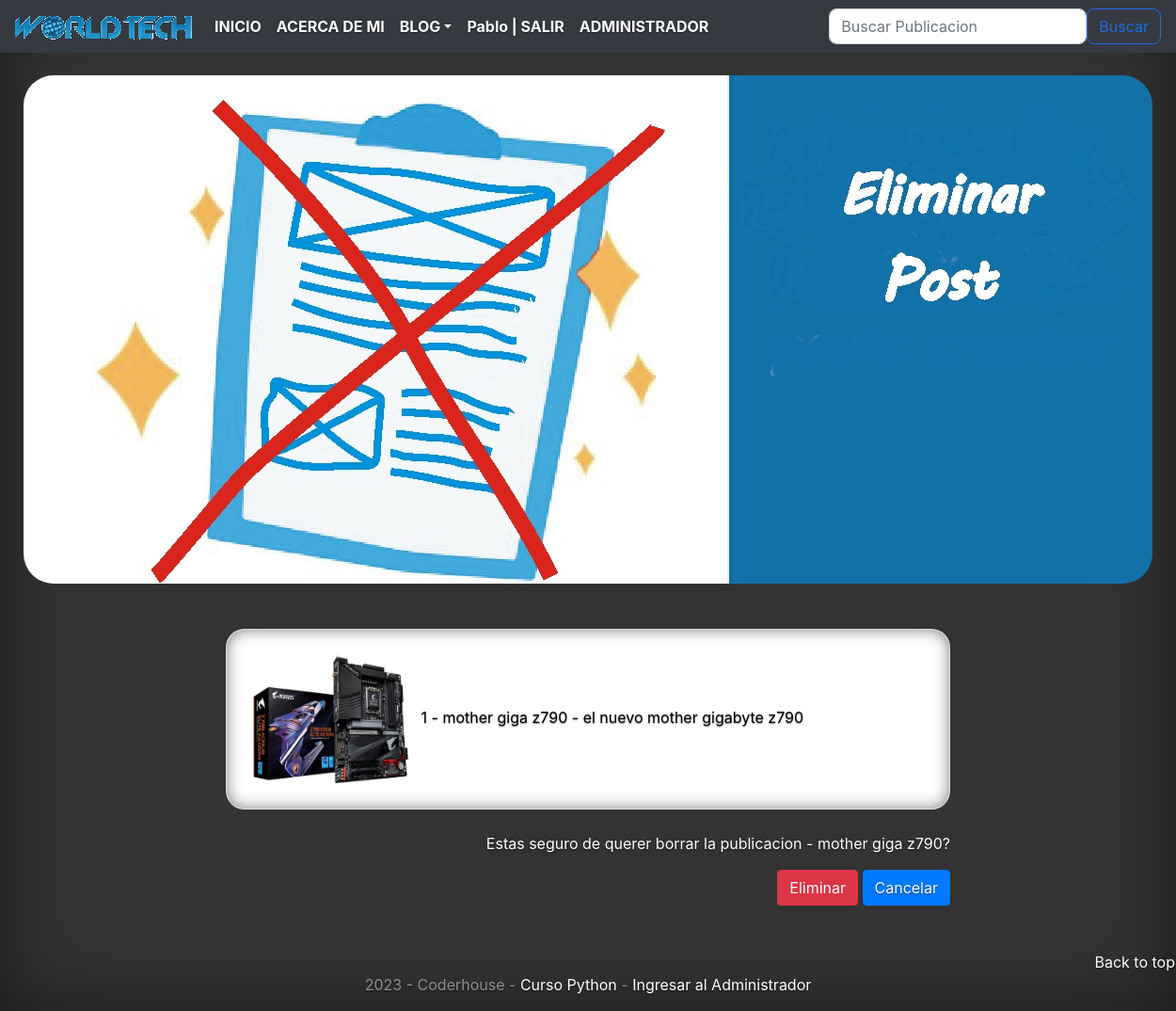
The page /eliminar/articulo/1/ (signed in) on the database its author committed.
### Worldtech/models.py (models this page shows, shortened)
class Articulo(models.Model):
    titulo_articulo = models.CharField(max_length = 100)
    autor = models.ForeignKey(to = User, on_delete = models.CASCADE, related_name ="Autor")
    fecha_de_creacion = models.DateTimeField(auto_now_add = True)
    imagen_principal = models.ImageField(upload_to = "publicaciones", null = True, blank = True)
    breve_descripcion = models.CharField(max_length = 200)
    descripcion_articulo_inicio = models.CharField(max_length = 1000)
    imagen_1_de_nota = models.ImageField(upload_to = "publicaciones", null = True, blank = True)
    descripcion_articulo_desarrollo = models.CharField(max_length = 1000)
    imagen_2_de_nota = models.ImageField(upload_to = "publicaciones", null = True, blank = True)
    descripcion_articulo_conclusion = models.CharField(max_length = 1000)
    @property
    def imagen_principal_url(self):
        return self.imagen_principal.url if self.imagen_principal else ''

### Worldtech/views.py (the view)
# urls.py: path('eliminar/articulo/<pk>/', ArticuloDelete.as_view(), name = "eliminar-articulo"),
class ArticuloDelete(LoginRequiredMixin, UserPassesTestMixin, DeleteView):
    model = Articulo
    context_object_name = "articulo"
    success_url = reverse_lazy("lista-articulos")
    def test_func(self):
        id_usuario = self.request.user.id
        id_articulo = self.kwargs.get("pk")
        return Articulo.objects.filter(autor = id_usuario, id = id_articulo).exists()

### Worldtech/templates/WorldTech/articulo_confirm_delete.html (shortened to what this page needs)
{% extends "Worldtech/base_navbar.html" %}
{% load static %}
{% block principal %}
<main role="main" class="inner cover">
    <div style="margin-top:40px">
        <br>
        <center><img src="{% static 'Worldtech/assets/img/eliminar.jpg' %}" alt="centered image" height="540" width="1200" style="border-radius: 2em;"> </center>
        <br>
        <br>
        <div class="d-flex justify-content-center">
            <div class="col-md-8" >
                <div class="card mb-4 box-shadow">
                    <div class="card-body">
                        <div class="card-text">
                            <img class="card-img" src="{{ articulo.imagen_principal_url }}" data-holder-rendered="true" style="height: 150px; width: 25%;">
                            {{articulo.id}} - {{articulo.titulo_articulo}} - {{articulo.breve_descripcion}}
                        </div>
                    </div>
                </div>
                <div class="text-right">
                    <p>Estas seguro de querer borrar la publicacion - {{articulo.titulo_articulo}}?</p>
                    <form method="post" style="right: auto;">
                        <input class = "btn btn-danger" type="submit" value="Eliminar">
                        <a class="btn btn-primary" href="{% url 'lista-articulos' %}">Cancelar</a>
                    </form>
                </div>
            </div>
        </div>
    </div>
</main>
{% endblock %}

### Worldtech/templates/WorldTech/base_navbar.html (shortened to what this page needs)
<!doctype html>
<html lang="en">
{% load static %}
  <head>
    <link href="{% static 'Worldtech/css/bootstrap.min.css' %}" rel="stylesheet">
    <link href="{% static 'Worldtech/css/cover.css' %}" rel="stylesheet">
    <link href="{% static 'Worldtech/css/flex.css' %}" rel="stylesheet">
  </head>
  <body class="text-left" >
    <div class="cover-container d-flex h-100 p-3 mx-auto flex-column">
      <header class="masthead mb-auto">
        <nav class="navbar navbar-expand-md navbar-dark fixed-top bg-dark">
            <a class="navbar-brand" href=""><img src="{% static 'Worldtech/assets/img/logotipo.png' %}"></a>
            <div class="collapse navbar-collapse" id="navbarsExampleDefault">
              <ul class="navbar-nav mr-auto">
                <li class="nav-item active">
                    <a class="nav-link" href="{% url 'index' %}">INICIO <span class="sr-only">(current)</span></a>
                </li>
                <li class="nav-item active">
                    <a class="nav-link" href="#">ACERCA DE MI</a>
                </li>
                <li class="nav-item dropdown">
                  <a class="nav-link dropdown-toggle active" href="http://example.com" id="dropdown01" data-toggle="dropdown" aria-haspopup="true" aria-expanded="false">BLOG</a>
                {% if user.is_authenticated %}
                </li>
                <li class="nav-item active">
                    <a class="nav-link" href="{% url 'logout' %}">{{ user.username }} | SALIR</a>
                </li>
                {% endif %}
                <li class="nav-item active">
                    <a class="nav-link" href="http://127.0.0.1:8000/admin">ADMINISTRADOR</a>
                </li>
              </ul>
                <form action = "{% url 'buscar-articulo' %}" class="d-flex">
                    <input class="form-control me-2" name = "criterio" type="search" style="border-radius: .5em" placeholder="Buscar Publicacion" aria-label="Search">
                    <button class="btn btn-outline-success" style="border-radius: .5em" type="submit">Buscar</button>
                </form>
            </div>
          </nav>
      </header>
      {% block principal %}{% endblock %}
        <br>
        <footer class="mastfoot mt-auto">
            <br>
            <div class="inner">
                <div class="text-right">
                    <a href="#top">Back to top</a>
                </div>
                <center><p>2023 - Coderhouse - <a href="https://coderhouse.com//online/python">Curso Python</a> - <a href="http://127.0.0.1:8000/admin">Ingresar al Administrador</a></p></center>
            </div>
          </footer>
    </div>
  </body>
</html>

### Worldtech/static/Worldtech/css/cover.css (style rules this page uses)
a, a:focus, a:hover { color: #fff; }
html, body { height: 100%; background-color: #333; }
body { display: -ms-flexbox; display: -webkit-box; display: flex; -ms-flex-pack: center; -webkit-box-pack: center; justify-content: center; color: #fff; text-shadow: 0 .05rem .1rem rgba(0, 0, 0, .5); box-shadow: inset 0 0 5rem rgba(0, 0, 0, .5); }
.cover-container { max-width: 90em; }
.masthead { margin-bottom: 2rem; }
.cover { padding: 0 1.5rem; }
.mastfoot { color: rgba(255, 255, 255, .5); }
.card-text { color: black; }
.card { position: relative; display: -webkit-box; display: -ms-flexbox; display: flex; -webkit-box-orient: vertical; -webkit-box-direction: normal; -ms-flex-direction: column; flex-direction: column; min-width: 0; word-wrap: break-word; background-color: #fff; background-clip: border-box; border: 1px solid rgba(0,0,0,.125); border-radius: 1.25rem; text-shadow: 0 0.05rem 0.1rem rgba(0, 0, 0, .5); box-shadow: inset 0 0 1rem rgba(0, 0, 0, .5); }
img { vertical-align: middle; border-style: none; }
.card-img { width: 100%; border-radius: calc(1.25rem - 1px); }
.navbar { font-weight: 700; }

### rows shown on the page
Articulo: imagen_principal_url (picture), id "1", titulo_articulo "mother giga z790", breve_descripcion "el nuevo mother gigabyte z790"

### other values the page prints
{{ user.username }} "Pablo"
